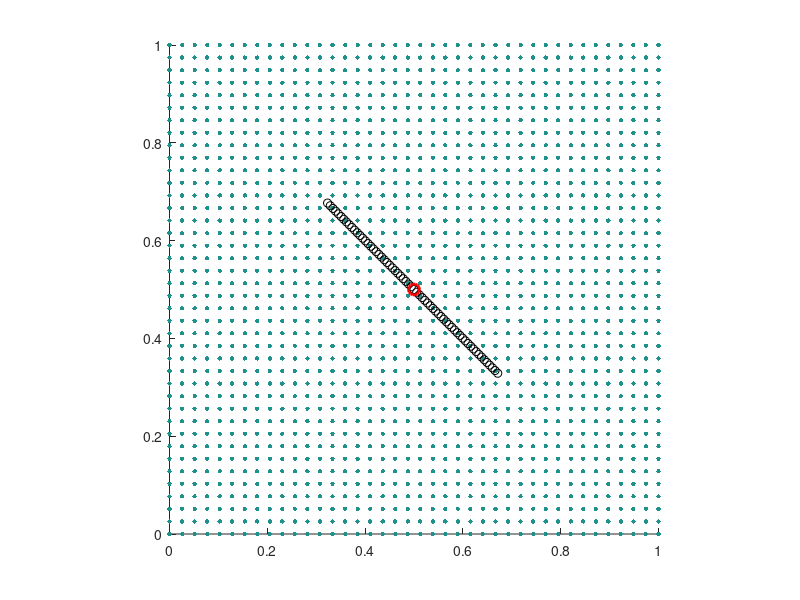

MATLAB code to generate this figure: (Note: this script raises an error after producing the figure.)
%initialize.m
%% Initialize Parameters and special indices

L=1.0 % Box size                                        % m
N=64 % Number of grid cells
h=L/N % Grid spacing                                    % m
ip=[(2:N),1] % Grid index shifted left
im=[N,(1:(N-1))] % Grid index shifted right
K = 1e6;                                                % N/m²
rho=1; % Fluid density                                  % kg/m²
mu=0.01; % viscosity                                    % (kg/m²)(m²/s) = kg·s
tmax=2; % Run until time                               % s
dt=1e-4; % Time step                                    % s
clockmax=ceil(tmax/dt);

%% 数据记录参数
viz_gap = 0.0025; % 可视化时间间隔 (s)
record_interval = round(viz_gap / dt); % 数据记录步长间隔

%% Initialize the visualization options
viz_option = "lagrangian particles"; % all options: "vorticity", "lagrangian particles"

%% Initialize boundary and velocity
%f0=1e-3;
%k=0:(Nb-1);
%theta = k'*dtheta;
%X = (L/2) + (L/4)*[cos(theta), sin(theta)];

% Assume the 假设线段长度 L0，pivot点位于 Lp
%f0=1e2;
f0=4e-1;
L0 = L/2;
Px=L/2;
Py=L/2;
Nb = ceil(L0/(h/2));
ds = L0/Nb;
s = (0:(Nb-1))*ds;
Lp = (50/100)*L0;
m0 = 2e0;            % 线密度(可根据需要调整)
theta0 = -(10/40)*pi;
X = zeros(Nb,2);
X(:,1) = Px + (s - Lp)*cos(theta0);
X(:,2) = Py + (s - Lp)*sin(theta0);
pivot = [Px;Py];
% I0 = m0 * integral_0^L0 (s - Lp)^2 ds = m0 * [ ( (L0 - Lp)^3 + (Lp)^3 ) / 3 ]
I0 = m0*((L0 - Lp)^3 + Lp^3)/3; 
theta = theta0;   % 初始角度
omega = 0;   % 初始角速度


u=zeros(N,N,2);
U0 = 0.5;  % 设定水平向右的常数速度，比如1 m/s，可根据需要调整
u(:,:,1) = U0;  % x方向速度全部设为 U0
u(:,:,2) = 0;   % y方向速度为 0
%j1=0:(N-1); % Initialize fluid velocity as (0,sin(2*pi*x/L))
%x=j1'*h;
%u(j1+1,:,2)=sin(2*pi*x/L)*ones(1,N);

%% Initialize animation
switch viz_option
    case 'vorticity'
        vorticity=(u(ip,:,2)-u(im,:,2)-u(:,ip,1)+u(:,im,1))/(2*h);
        dvorticity=(max(max(vorticity))-min(min(vorticity)))/5;
        values= (-10*dvorticity):dvorticity:(10*dvorticity); % Get vorticity contours
        valminmax=[min(values),max(values)];
        xgrid=zeros(N,N);
        ygrid=zeros(N,N);
        for j=0:(N-1)
          xgrid(j+1,:)=j*h;
          ygrid(:,j+1)=j*h;
        end
        contour(xgrid,ygrid,vorticity,values)
        caxis(valminmax)

        set(gcf,'double','on')
        contour(xgrid,ygrid,vorticity,values)
        hold on
        plot(X(:,1),X(:,2),'ko')
        axis([0,L,0,L])
        caxis(valminmax)
        axis equal
        axis manual
        drawnow
        hold off
    case "lagrangian particles"
        % visualize by Lagrangian Particle Tracking
        np=40;
        [particles_x, particles_y] = meshgrid(linspace(0,L,np),linspace(0,L,np));
        particles = [particles_x(:), particles_y(:)];
        [X_grid, Y_grid] = meshgrid(linspace(0, L, N), linspace(0, L, N));
        particles_vel_x = interp2(X_grid, Y_grid, u(:,:,1), particles(:,1), particles(:,2), 'linear', 0);
        particles_vel_y = interp2(X_grid, Y_grid, u(:,:,2), particles(:,1), particles(:,2), 'linear', 0);
        particles_vel2 = [particles_vel_x, particles_vel_y];
        speed = sqrt(particles_vel2(:,1).^2 + particles_vel2(:,2).^2);
        max(speed)
        speed_min = 0; speed_max = 1;
        avg_speed = mean(speed);
        
        scatter(particles(:,1), particles(:,2), 10, speed, 'filled', 'MarkerEdgeColor', 'none') 
        hold on
        plot(X(:,1),X(:,2),'ko')
        plot(pivot(1), pivot(2), 'ro', 'MarkerSize', 8, 'LineWidth', 2)
        axis([0 L 0 L])
        axis square;
        axis manual
        
        %colormap(jet)
        colormap(parula)
        colorbar
        clim([speed_min speed_max])
        title(sprintf('Time = %.2f, Avg Speed = %.4f', clock * dt, avg_speed))
        drawnow
        hold off
    otherwise
        error('Invalid visualization mode.');
end

%% 扩展分析数据结构
global analysis_data vorticity_snapshots;
num_records = ceil(tmax / (dt * record_interval)); % 使用局部变量计算
analysis_data = struct(...
    'time', zeros(num_records, 1), ... % 使用 num_records 而不是之前的引用
    'angle', zeros(num_records, 1), ...
    'omega', zeros(num_records, 1), ...
    'torque', zeros(num_records, 1), ...
    'upper_speed', zeros(num_records, 1), ...   % 上半区平均速度
    'lower_speed', zeros(num_records, 1), ...   % 下半区平均速度
    'pressure_diff', zeros(num_records, 1), ...  % 上下压力差
    'vorticity_peak', zeros(num_records, 1) ...  % 棒后涡量极值
);

% 定义速度/压力探测区域
[X_grid, Y_grid] = meshgrid(linspace(0, L, N), linspace(0, L, N));
is_upper = Y_grid > L/2;  % 上半区域掩膜（N×N逻辑矩阵）
is_lower = Y_grid < L/2;  % 下半区域掩膜

% 新增：定义用于存储涡量场快照的 cell 数组，每个元素保存一个时刻的涡量场矩阵
vorticity_snapshots = cell(num_records, 1);
